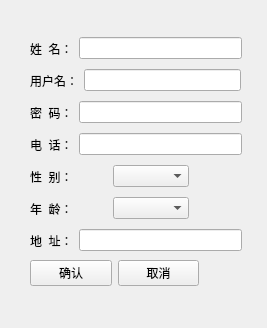
<?xml version="1.0" encoding="UTF-8"?>
<ui version="4.0">
 <class>Registration</class>
 <widget class="QWidget" name="Registration">
  <property name="geometry">
   <rect>
    <x>0</x>
    <y>0</y>
    <width>267</width>
    <height>328</height>
   </rect>
  </property>
  <property name="windowTitle">
   <string>Form</string>
  </property>
  <widget class="QWidget" name="layoutWidget">
   <property name="geometry">
    <rect>
     <x>30</x>
     <y>260</y>
     <width>169</width>
     <height>26</height>
    </rect>
   </property>
   <layout class="QHBoxLayout" name="horizontalLayout_8">
    <item>
     <widget class="QPushButton" name="Confirm_pushButton">
      <property name="text">
       <string>确认</string>
      </property>
     </widget>
    </item>
    <item>
     <widget class="QPushButton" name="Cancel_pushButton">
      <property name="text">
       <string>取消</string>
      </property>
     </widget>
    </item>
   </layout>
  </widget>
  <widget class="QWidget" name="layoutWidget_2">
   <property name="geometry">
    <rect>
     <x>30</x>
     <y>132</y>
     <width>212</width>
     <height>25</height>
    </rect>
   </property>
   <layout class="QHBoxLayout" name="horizontalLayout_4">
    <item>
     <widget class="QLabel" name="Tel_label">
      <property name="text">
       <string>电  话：</string>
      </property>
     </widget>
    </item>
    <item>
     <widget class="QLineEdit" name="Tel_lineEdit"/>
    </item>
   </layout>
  </widget>
  <widget class="QWidget" name="layoutWidget_3">
   <property name="geometry">
    <rect>
     <x>30</x>
     <y>196</y>
     <width>159</width>
     <height>25</height>
    </rect>
   </property>
   <layout class="QHBoxLayout" name="horizontalLayout_6">
    <item>
     <widget class="QLabel" name="Age_label">
      <property name="text">
       <string>年  龄：</string>
      </property>
     </widget>
    </item>
    <item>
     <widget class="QComboBox" name="Age_comboBox"/>
    </item>
   </layout>
  </widget>
  <widget class="QWidget" name="layoutWidget_4">
   <property name="geometry">
    <rect>
     <x>30</x>
     <y>68</y>
     <width>211</width>
     <height>25</height>
    </rect>
   </property>
   <layout class="QHBoxLayout" name="horizontalLayout_2">
    <item>
     <widget class="QLabel" name="Id_label">
      <property name="text">
       <string>用户名：</string>
      </property>
     </widget>
    </item>
    <item>
     <widget class="QLineEdit" name="Id_lineEdit"/>
    </item>
   </layout>
  </widget>
  <widget class="QWidget" name="layoutWidget_5">
   <property name="geometry">
    <rect>
     <x>30</x>
     <y>164</y>
     <width>159</width>
     <height>25</height>
    </rect>
   </property>
   <layout class="QHBoxLayout" name="horizontalLayout_5">
    <item>
     <widget class="QLabel" name="Agenda_label">
      <property name="text">
       <string>性  别：</string>
      </property>
     </widget>
    </item>
    <item>
     <widget class="QComboBox" name="Agenda_comboBox"/>
    </item>
   </layout>
  </widget>
  <widget class="QWidget" name="layoutWidget_6">
   <property name="geometry">
    <rect>
     <x>30</x>
     <y>36</y>
     <width>212</width>
     <height>25</height>
    </rect>
   </property>
   <layout class="QHBoxLayout" name="horizontalLayout">
    <item>
     <widget class="QLabel" name="Name_label">
      <property name="text">
       <string>姓  名：</string>
      </property>
     </widget>
    </item>
    <item>
     <widget class="QLineEdit" name="Name_lineEdit"/>
    </item>
   </layout>
  </widget>
  <widget class="QWidget" name="layoutWidget_7">
   <property name="geometry">
    <rect>
     <x>30</x>
     <y>100</y>
     <width>212</width>
     <height>25</height>
    </rect>
   </property>
   <layout class="QHBoxLayout" name="horizontalLayout_3">
    <item>
     <widget class="QLabel" name="Password_label">
      <property name="text">
       <string>密  码：</string>
      </property>
     </widget>
    </item>
    <item>
     <widget class="QLineEdit" name="Password_lineEdit">
      <property name="echoMode">
       <enum>QLineEdit::Password</enum>
      </property>
     </widget>
    </item>
   </layout>
  </widget>
  <widget class="QWidget" name="layoutWidget_8">
   <property name="geometry">
    <rect>
     <x>30</x>
     <y>228</y>
     <width>212</width>
     <height>25</height>
    </rect>
   </property>
   <layout class="QHBoxLayout" name="horizontalLayout_7">
    <item>
     <widget class="QLabel" name="Address_label">
      <property name="text">
       <string>地  址：</string>
      </property>
     </widget>
    </item>
    <item>
     <widget class="QLineEdit" name="Address_lineEdit"/>
    </item>
   </layout>
  </widget>
 </widget>
 <tabstops>
  <tabstop>Name_lineEdit</tabstop>
  <tabstop>Id_lineEdit</tabstop>
  <tabstop>Password_lineEdit</tabstop>
  <tabstop>Tel_lineEdit</tabstop>
  <tabstop>Agenda_comboBox</tabstop>
  <tabstop>Age_comboBox</tabstop>
  <tabstop>Address_lineEdit</tabstop>
  <tabstop>Confirm_pushButton</tabstop>
  <tabstop>Cancel_pushButton</tabstop>
 </tabstops>
 <resources/>
 <connections/>
</ui>
